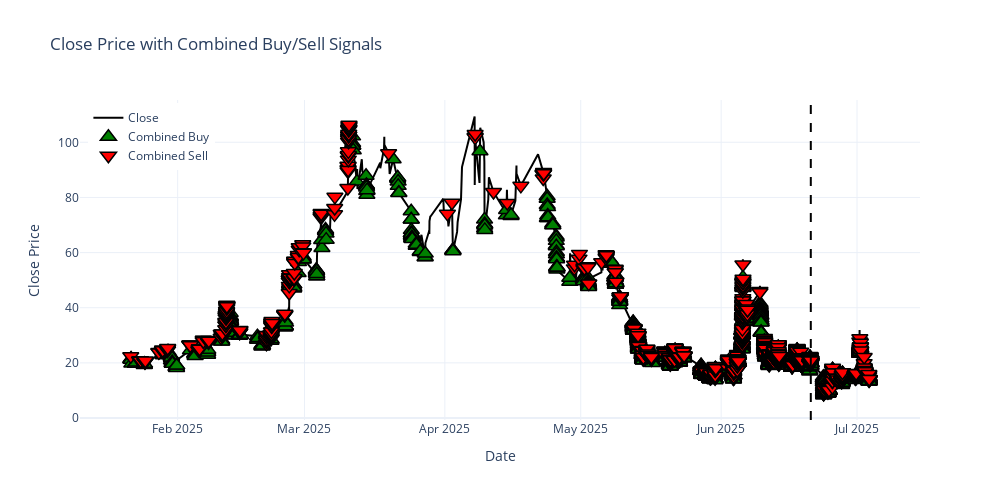

Notebook cell for this chart:
### Code cell
import plotly.graph_objects as go

fig = go.Figure()

# Plot the close price
fig.add_trace(go.Scatter(
    x=datafix.index, y=datafix["Close"],
    mode='lines', name='Close', line=dict(color='black', width=2)
))

# Plot combined buy signals (green upward triangle)
buy_signals = datafix[datafix["Combined_Signal"] == "buy"]
fig.add_trace(go.Scatter(
    x=buy_signals.index, y=buy_signals["Close"],
    mode='markers', name='Combined Buy',
    marker=dict(symbol='triangle-up', color='green', size=14, line=dict(color='black', width=1.5))
))

# Plot combined sell signals (red downward triangle)
sell_signals = datafix[datafix["Combined_Signal"] == "sell"]
fig.add_trace(go.Scatter(
    x=sell_signals.index, y=sell_signals["Close"],
    mode='markers', name='Combined Sell',
    marker=dict(symbol='triangle-down', color='red', size=14, line=dict(color='black', width=1.5))
))

# Draw prediction start line
split_idx_bar = int(len(datafix) * 0.7)
split_date_bar = datafix.index[split_idx_bar]
fig.add_vline(x=split_date_bar, line=dict(color='black', dash='dash', width=2))


# Layout settings
fig.update_layout(
    title="Close Price with Combined Buy/Sell Signals",
    xaxis_title="Date",
    yaxis_title="Close Price",
    legend=dict(x=0.01, y=0.99),
    hovermode='x unified',
    template='plotly_white',
    width=1000,
    height=500
)

fig.show()

### Figure 1 — Plotly figure (JSON) as saved in the notebook; plotly's stock layout.template omitted (floating-point values rounded to 4 significant figures; data arrays with more than 128 entries replaced by an {"elided": "..."} marker saying what was removed)
{"data": [{"line": {"color": "black", "width": 2}, "mode": "lines", "name": "Close", "type": "scatter", "x": {"elided": "6862 str values"}, "y": {"elided": "6862 float values"}}, {"marker": {"color": "green", "line": {"color": "black", "width": 1.5}, "size": 14, "symbol": "triangle-up"}, "mode": "markers", "name": "Combined Buy", "type": "scatter", "x": {"elided": "2463 str values"}, "y": {"elided": "2463 float values"}}, {"marker": {"color": "red", "line": {"color": "black", "width": 1.5}, "size": 14, "symbol": "triangle-down"}, "mode": "markers", "name": "Combined Sell", "type": "scatter", "x": {"elided": "1466 str values"}, "y": {"elided": "1466 float values"}}], "layout": {"height": 500, "hovermode": "x unified", "legend": {"x": 0.01, "y": 0.99}, "shapes": [{"line": {"color": "black", "dash": "dash", "width": 2}, "type": "line", "x0": "2025-06-20 19:10:00", "x1": "2025-06-20 19:10:00", "xref": "x", "y0": 0, "y1": 1, "yref": "y domain"}], "title": {"text": "Close Price with Combined Buy/Sell Signals"}, "width": 1000, "xaxis": {"title": {"text": "Date"}}, "yaxis": {"title": {"text": "Close Price"}}}}
